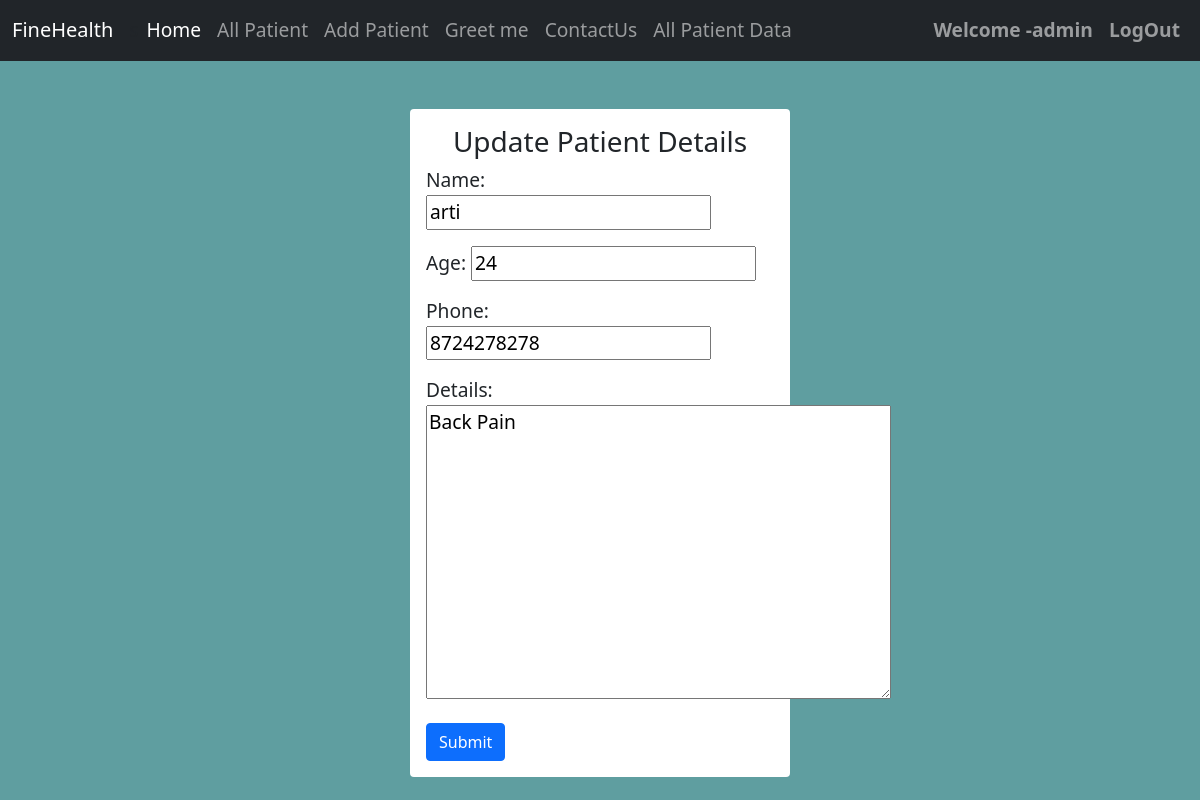
The page /UpdatePatient/19 (signed in) on the database its author committed.
### P_app/models.py (models this page shows, shortened)
class Patient(models.Model):
    patient_id=models.AutoField(primary_key=True)
    name=models.CharField(max_length=50)
    age=models.CharField(max_length=2)
    phone=models.CharField(max_length=10)
    Details = models.TextField()
    visitdate=models.DateTimeField(auto_now=True)

### P_app/views.py (the view)
# urls.py: path('UpdatePatient/<int:pk>',UpdatePatientView.as_view(),name='UpdatePatient'),
class UpdatePatientView(UpdateView):
    model = Patient
    fields = '__all__'
    template_name = 'update.html'
    success_url = '/AllPatient/'

### P_app/templates/update.html (shortened to what this page needs)
{% extends 'index.html' %}
{% block 'content' %}
<div class="container">
    <div >
      <div class="row justify-content-around">
        <form action="" method ='post' class="col-sm-4 mt-5 p-3 bg-white rounded">
          <h3 class='text-center'>Update Patient Details</h3>
          {{form.as_p}}
          <button type="submit" class="btn btn-primary">Submit</button>
        </form>
            </div>
    </div>
</div>
{% endblock %}

### P_app/templates/index.html (shortened to what this page needs)
<!doctype html>
<html lang="en">
  <head>
    <link href="https://cdn.jsdelivr.net/npm/bootstrap@5.1.3/dist/css/bootstrap.min.css" rel="stylesheet">
  </head>
  <body>
    <div>
        <nav class="navbar navbar-expand-lg navbar-dark bg-dark">
            <div class="container-fluid">
              <a class="navbar-brand" href="#">FineHealth</a>
              <div class="collapse navbar-collapse" id="navbarSupportedContent">
                {% if request.user.is_authenticated %}s
                <ul class="navbar-nav me-auto mb-2 mb-lg-0">
                  <li class="nav-item">
                    <a class="nav-link active" aria-current="page" href="/">Home</a>
                  </li>
                  <li class="nav-item">
                    <a class="nav-link" href="/AllPatient/">All Patient</a>
                  </li>
                  <li class="nav-item">
                    <a class="nav-link" href="/AddPatient/">Add Patient</a>
                  </li>
                <li class="nav-item">
                  <a class="nav-link" href="{% url 'greeting' %}">Greet me</a>
                </li>
                <li class="nav-item">
                  <a class="nav-link" href="{% url 'contactus' %}">ContactUs</a>
                </li>
                 <li class="nav-item">
                  <a class="nav-link" href="{% url 'AllPatient_data' %}">All Patient Data</a>
                </li>
                </ul>
                <ul class="navbar-nav">
                <li class="nav-item">
                  <a class="nav-link" href=""><b>Welcome -{{request.user}}</b></a>
                </li>
                <li class="nav-item">
                  <a class="nav-link" href="/Adminlogout/"><b>LogOut</b></a>
                </li>
              </ul>
              {% endif %}
              </div>
            </div>
          </nav>
        </div>
    {% block 'content' %}{% endblock %}
  </body>
</html>

### P_app/templates/index.html (style rules this page uses)
body { background-color:cadetblue; font-size: larger }

### rows shown on the page
Patient: name "arti", age "24", phone "8724278278", Details "Back Pain"

### other values the page prints
{{ request.user }} "admin"
